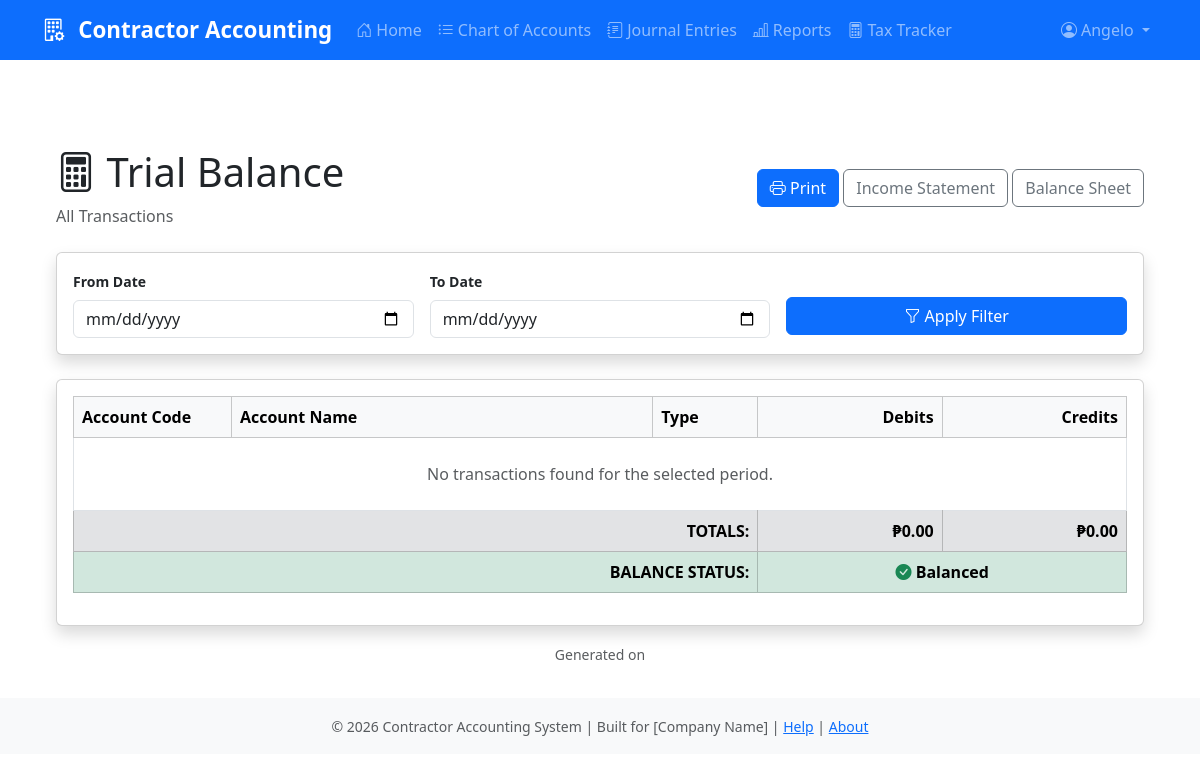
Page /ledger/reports/trial-balance/ (signed in) on the earlier database version.
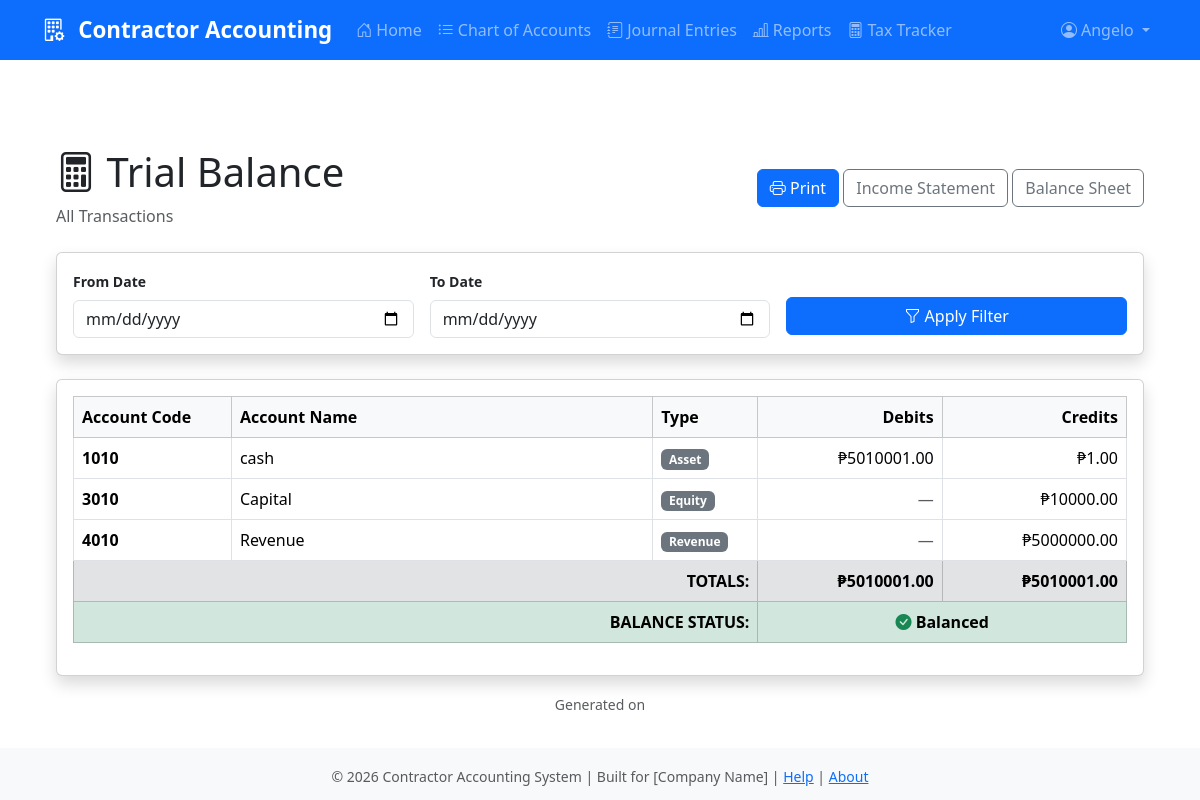
Same page on the later database version.
### ledger/models.py (models this page shows, shortened)
class Account(models.Model):
    ACCOUNT_TYPES = [
        ('ASSET', 'Asset'),
        ('LIABILITY', 'Liability'),
        ('EQUITY', 'Equity'),
        ('REVENUE', 'Revenue'),
        ('EXPENSE', 'Expense'),
    ]
    code = models.CharField(max_length=20, unique=True,
                            help_text="Account code (e.g., 1010, 5010)")
    name = models.CharField(max_length=200, help_text="Account name")
    account_type = models.CharField(max_length=20, choices=ACCOUNT_TYPES)
    parent = models.ForeignKey(
        'self',
        on_delete=models.SET_NULL,
        null=True,
        blank=True,
        related_name='children',
        help_text="Parent account for hierarchical chart of accounts"
    )
    is_active = models.BooleanField(default=True)
    description = models.TextField(blank=True)
    created_at = models.DateTimeField(auto_now_add=True)
    updated_at = models.DateTimeField(auto_now=True)
    class Meta:
        ordering = ['code']
        verbose_name = "Account"
        verbose_name_plural = "Chart of Accounts"

### ledger/views.py (the view)
# urls.py: path('reports/trial-balance/', views.report_trial_balance,
@login_required(login_url='login')
def report_trial_balance(request):
    from django.db.models import Sum, Q
    from decimal import Decimal
    filter_form = ReportFilterForm(request.GET)
    date_from = None
    date_to = None
    if filter_form.is_valid():
        date_from = filter_form.cleaned_data.get('date_from')
        date_to = filter_form.cleaned_data.get('date_to')
    lines = JournalLine.objects.filter(journal__status='POSTED')
    if date_from:
        lines = lines.filter(journal__transaction_date__gte=date_from)
    if date_to:
        lines = lines.filter(journal__transaction_date__lte=date_to)
    accounts_data = []
    total_debits = Decimal('0.00')
    total_credits = Decimal('0.00')
    for account in Account.objects.filter(is_active=True).order_by('code'):
        account_lines = lines.filter(account=account)
        debits = account_lines.aggregate(Sum('debit_amount'))[
            'debit_amount__sum'] or Decimal('0.00')
        credits = account_lines.aggregate(Sum('credit_amount'))[
            'credit_amount__sum'] or Decimal('0.00')
        if debits > 0 or credits > 0:
            accounts_data.append({
                'account': account,
                'debits': debits,
                'credits': credits,
            })
            total_debits += debits
            total_credits += credits
    is_balanced = abs(total_debits - total_credits) < Decimal('0.01')
    context = {
        'filter_form': filter_form,
        'accounts_data': accounts_data,
        'total_debits': total_debits,
        'total_credits': total_credits,
        'is_balanced': is_balanced,
        'date_from': date_from,
        'date_to': date_to,
        'report_title': 'Trial Balance',
    }
    return render(request, 'ledger/report_trial_balance.html', context)

### ledger/forms.py
class ReportFilterForm(forms.Form):
    date_from = forms.DateField(
        required=False,
        label='From Date',
        widget=forms.DateInput(attrs={
            'class': 'form-control',
            'type': 'date'
        })
    )
    date_to = forms.DateField(
        required=False,
        label='To Date',
        widget=forms.DateInput(attrs={
            'class': 'form-control',
            'type': 'date'
        })
    )
    account = forms.ModelChoiceField(
        required=False,
        queryset=Account.objects.filter(is_active=True).order_by('code'),
        widget=forms.Select(attrs={
            'class': 'form-select'
        }),
        label='Account (for General Ledger)',
        empty_label='Select Account'
    )

### ledger/templates/ledger/report_trial_balance.html (shortened to what the changed rows need)
{% extends 'ledger/base.html' %}
{% block content %}
<div class="container-fluid mt-4">
    <div class="d-flex justify-content-between align-items-center mb-4">
        <div>
            <h1 class="display-6"><i class="bi bi-calculator"></i> Trial Balance</h1>
        </div>
    </div>
    <div class="card shadow">
        <div class="card-body">
            <div class="table-responsive">
                <table class="table table-bordered table-hover">
                    <thead class="table-light">
                        <tr>
                            <th style="width: 15%;">Account Code</th>
                            <th style="width: 40%;">Account Name</th>
                            <th style="width: 10%;">Type</th>
                            <th class="text-end" style="width: 17.5%;">Debits</th>
                            <th class="text-end" style="width: 17.5%;">Credits</th>
                        </tr>
                    </thead>
                    <tbody>
                        {% for item in accounts_data %}
                            <tr>
                                <td><strong>{{ item.account.code }}</strong></td>
                                <td>{{ item.account.name }}</td>
                                <td>
                                    <small class="badge bg-secondary">{{ item.account.get_account_type_display }}</small>
                                </td>
                                <td class="text-end">
                                    {% if item.debits > 0 %}
                                        ₱{{ item.debits|floatformat:2 }}
                                    {% else %}
                                        <span class="text-muted">—</span>
                                    {% endif %}
                                </td>
                                <td class="text-end">
                                    {% if item.credits > 0 %}
                                        ₱{{ item.credits|floatformat:2 }}
                                    {% else %}
                                        <span class="text-muted">—</span>
                                    {% endif %}
                                </td>
                            </tr>
                        {% empty %}
                            <tr>
                                <td colspan="5" class="text-center text-muted py-4">
                                    No transactions found for the selected period.
                                </td>
                            </tr>
                        {% endfor %}
                    </tbody>
                    <tfoot class="table-secondary">
                        <tr class="fw-bold">
                            <td colspan="3" class="text-end">TOTALS:</td>
                            <td class="text-end">₱{{ total_debits|floatformat:2 }}</td>
                            <td class="text-end">₱{{ total_credits|floatformat:2 }}</td>
                        </tr>
                    </tfoot>
                </table>
            </div>
        </div>
    </div>
</div>
{% endblock %}

Differences in the rows shown:
added Account: account.code "1010", account.name "cash", account.account_type "Asset", debits "5010001.00", credits "1.00"
added Account: account.code "3010", account.name "Capital", account.account_type "Equity", credits "10000.00"
added Account: account.code "4010", account.name "Revenue", account.account_type "Revenue", credits "5000000.00"
Other differences:
{{ total_debits|floatformat:2 }}: "0.00" → "5010001.00"
{{ total_credits|floatformat:2 }}: "0.00" → "5010001.00"
text no longer shown: "No transactions found for the selected period."
